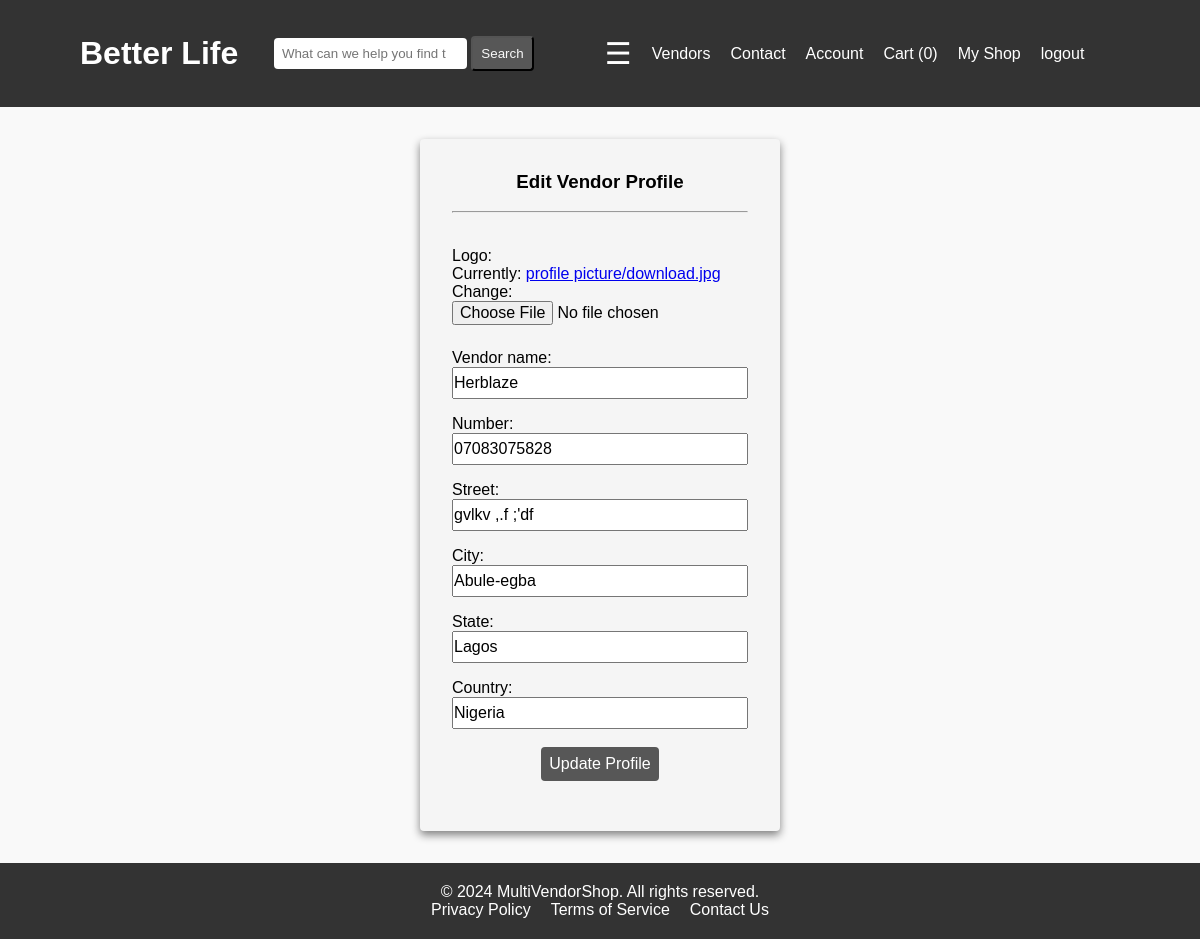
Screenshot of /vendor/edit-vendor-profile/ (signed in) with the database file from the repository.
### dashboard/models.py (models this page shows, shortened)
class Vendor(models.Model):
    user = models.OneToOneField("account.CustomUser", on_delete=models.CASCADE, related_name="profile")
    logo = models.ImageField(upload_to="profile picture", height_field=None, width_field=None, max_length=None)
    vendor_name = models.CharField(max_length=100, unique=True)
    number = models.CharField(max_length=50)
    street = models.CharField(max_length=50)
    city = models.CharField(max_length=50)
    state = models.CharField(max_length=15)
    country = models.CharField(max_length=20)

### vendor/views.py (the view, shortened to what this page needs)
# urls.py: path("edit-vendor-profile/", views.EditVendorProfileView.as_view(), name="edit_vendor_profile"),
class EditVendorProfileView(LoginRequiredMixin, View):
    def get(self, request):
        form = RegisterVendorForm(instance=request.user.profile)
        context = {"form":form}
        return render(request, "vendor/edit_vendor_profile.html", context)

### vendor/forms.py
class RegisterVendorForm(forms.ModelForm):
    class Meta:
        model = Vendor
        exclude = ["user"]

### cart/cart.py (called while the page is built)
    def __len__(self):
        return sum(int(item["quantity"] )for item in self.cart.values())

### store/context_processors.py (called while the page is built)
def recently_viewed(request):
    return {"recently_viewed":RecentlyViewed(request)}

### store/templatetags/menu.py (called while the page is built)
@register.inclusion_tag("menu_items.html")
def menu_items():
    categories = Category.objects.all().order_by("category").values()
    return { "categories":categories }

@register.simple_tag(takes_context=True)
def cart_number(context):
    request = context.get("request")
    cart = Cart(request)
    return len(cart)

### vendor/templates/vendor/edit_vendor_profile.html (shortened to what this page needs)
{% extends "base.html" %}
{% load static %}
{% block styles %} <link rel="stylesheet" href="{% static "account/login.css" %}"> {% endblock styles %}
{% block contents %}
<div id="login-area">
    <h3> Edit Vendor Profile</h3>
    <br>
    <hr>
    <br>
    <form action="" method="post" autocomplete="off" enctype="multipart/form-data">
        {% for form in form  %}
        <div class="form-control">
            {{form.label_tag}}
            {{form}}
        </div>
        {% endfor %}
        <br>
        <div id="button">
        <button type="submit">Update Profile</button>
        </div>
    </form>
    <br>
    </div>
{% endblock contents %}

### static/css/style.css (style rules this page uses)
* { margin: 0; padding: 0; box-sizing: border-box; }
body { font-family: Arial, sans-serif; background-color: #f9f9f9; }

### account/static/account/login.css (style rules this page uses)
#login-area { padding: 2rem; width:30%; border-radius: 4px; margin: 2rem auto; background-color: whitesmoke; box-shadow: 0 4px 8px grey; }
#login-area h3 { text-align: center; }
.form-control label, .form-control input { display: block; }
.form-control label { margin-top: 1rem }
.form-control input { width: 100%; height: 2rem; font-size: 1rem; }
#button { text-align: center; }
#login-area button { padding: .5rem; border-radius: 4px; border: none; background-color: #575757; color: white; font-size: 1rem; cursor: pointer; }

### rows the page displays
Vendor: form "Herblaze" "07083075828" "gvlkv ,.f ;'df" "Abule-egba" "Lagos" "Nigeria"
